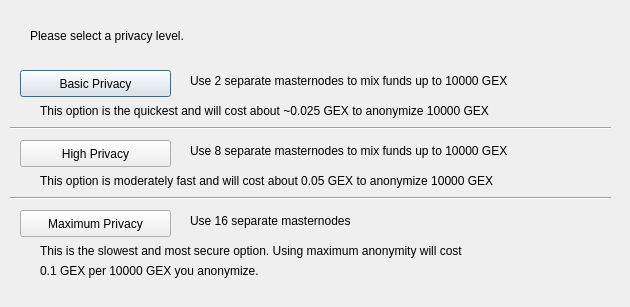
<?xml version="1.0" encoding="UTF-8"?>
<ui version="4.0">
 <class>DarksendConfig</class>
 <widget class="QDialog" name="DarksendConfig">
  <property name="geometry">
   <rect>
    <x>0</x>
    <y>0</y>
    <width>630</width>
    <height>307</height>
   </rect>
  </property>
  <property name="windowTitle">
   <string>Configure Darksend</string>
  </property>
  <widget class="QPushButton" name="buttonBasic">
   <property name="geometry">
    <rect>
     <x>20</x>
     <y>70</y>
     <width>151</width>
     <height>27</height>
    </rect>
   </property>
   <property name="text">
    <string>Basic Privacy</string>
   </property>
  </widget>
  <widget class="QPushButton" name="buttonHigh">
   <property name="geometry">
    <rect>
     <x>20</x>
     <y>140</y>
     <width>151</width>
     <height>27</height>
    </rect>
   </property>
   <property name="text">
    <string>High Privacy</string>
   </property>
  </widget>
  <widget class="QPushButton" name="buttonMax">
   <property name="geometry">
    <rect>
     <x>20</x>
     <y>210</y>
     <width>151</width>
     <height>27</height>
    </rect>
   </property>
   <property name="text">
    <string>Maximum Privacy</string>
   </property>
  </widget>
  <widget class="QLabel" name="label">
   <property name="geometry">
    <rect>
     <x>30</x>
     <y>20</y>
     <width>571</width>
     <height>31</height>
    </rect>
   </property>
   <property name="text">
    <string>Please select a privacy level.</string>
   </property>
  </widget>
  <widget class="QLabel" name="label_2">
   <property name="geometry">
    <rect>
     <x>190</x>
     <y>70</y>
     <width>421</width>
     <height>21</height>
    </rect>
   </property>
   <property name="text">
    <string>Use 2 separate masternodes to mix funds up to 10000 GEX</string>
   </property>
  </widget>
  <widget class="QLabel" name="label_3">
   <property name="geometry">
    <rect>
     <x>190</x>
     <y>140</y>
     <width>411</width>
     <height>21</height>
    </rect>
   </property>
   <property name="text">
    <string>Use 8 separate masternodes to mix funds up to 10000 GEX</string>
   </property>
  </widget>
  <widget class="QLabel" name="label_4">
   <property name="geometry">
    <rect>
     <x>190</x>
     <y>210</y>
     <width>421</width>
     <height>21</height>
    </rect>
   </property>
   <property name="text">
    <string>Use 16 separate masternodes</string>
   </property>
  </widget>
  <widget class="QLabel" name="label_6">
   <property name="geometry">
    <rect>
     <x>40</x>
     <y>100</y>
     <width>561</width>
     <height>21</height>
    </rect>
   </property>
   <property name="text">
    <string>This option is the quickest and will cost about ~0.025 GEX to anonymize 10000 GEX</string>
   </property>
  </widget>
  <widget class="QLabel" name="label_7">
   <property name="geometry">
    <rect>
     <x>40</x>
     <y>170</y>
     <width>561</width>
     <height>21</height>
    </rect>
   </property>
   <property name="text">
    <string>This option is moderately fast and will cost about 0.05 GEX to anonymize 10000 GEX</string>
   </property>
  </widget>
  <widget class="QLabel" name="label_8">
   <property name="geometry">
    <rect>
     <x>40</x>
     <y>240</y>
     <width>561</width>
     <height>21</height>
    </rect>
   </property>
   <property name="text">
    <string>This is the slowest and most secure option. Using maximum anonymity will cost</string>
   </property>
  </widget>
  <widget class="QLabel" name="label_9">
   <property name="geometry">
    <rect>
     <x>40</x>
     <y>260</y>
     <width>561</width>
     <height>21</height>
    </rect>
   </property>
   <property name="text">
    <string>0.1 GEX per 10000 GEX you anonymize.</string>
   </property>
  </widget>
  <widget class="Line" name="line">
   <property name="geometry">
    <rect>
     <x>10</x>
     <y>120</y>
     <width>601</width>
     <height>16</height>
    </rect>
   </property>
   <property name="orientation">
    <enum>Qt::Horizontal</enum>
   </property>
  </widget>
  <widget class="Line" name="line_2">
   <property name="geometry">
    <rect>
     <x>10</x>
     <y>190</y>
     <width>601</width>
     <height>16</height>
    </rect>
   </property>
   <property name="orientation">
    <enum>Qt::Horizontal</enum>
   </property>
  </widget>
 </widget>
 <resources/>
 <connections/>
</ui>
